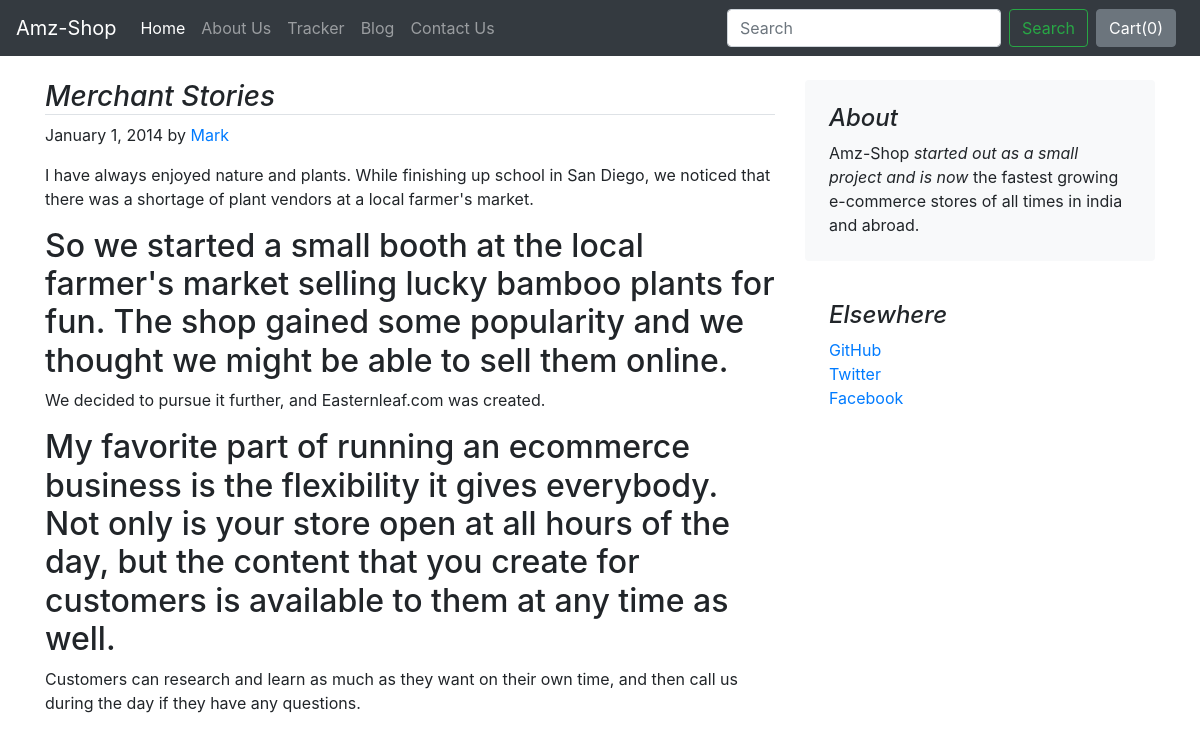
The page /blog/blogpost/1 on the database its author committed.
### blog/models.py (models this page shows)
class Blogpost(models.Model):
    post_id = models.AutoField(primary_key=True)
    title = models.CharField(max_length=50)
    head0 = models.CharField(max_length=500, default="")
    chead0 = models.CharField(max_length=5000, default="")
    head1 = models.CharField(max_length=500, default="")
    chead1 = models.CharField(max_length=5000, default="")
    head2 = models.CharField(max_length=500, default="")
    chead2 = models.CharField(max_length=5000, default="")
    pub_date = models.DateField()
    thumbnail = models.ImageField(upload_to='shop/images', default="")
    def __str__(self):
        return self.title

### blog/views.py (the view)
# urls.py: path("blogpost/<int:id>", views.blogpost, name="blogHome")
def blogpost(request, id):
    post = Blogpost.objects.filter(post_id=id)[0]
    print(post)
    return render(request, 'blog/blogpost.html',
                  {'post': post})

### blog/templates/blog/blogpost.html (shortened to what this page needs)
{% extends 'blog/basic.html' %}
{% block body %}
<div class="container">
    <div class="row mt-4">
        <div class="col-md-8 blog-main">
            <h3 class="font-italic border-bottom">
                {{post.title}}
            </h3>
            <div class="blog-post">
                <p class="blog-post-meta">January 1, 2014 by <a href="#">Mark</a></p>
                <p>{{post.chead0}}</p>
                <h2>{{post.head1}}</h2>
                <p>{{post.chead1}}</p>
                <h2>{{post.head2}}</h2>
                <p>{{post.chead2}}</p>
            </div>
        </div>
        <aside class="col-md-4 blog-sidebar">
            <div class="p-4 mb-3 bg-light rounded">
                <h4 class="font-italic">About</h4>
                <p class="mb-0">Amz-Shop <em>started out as a small project and is now</em> the fastest growing e-commerce stores of all times in india and abroad.</p>
            </div>
            <div class="p-4">
                <h4 class="font-italic">Elsewhere</h4>
                <ol class="list-unstyled">
                    <li><a href="https://github.com/harshid9125">GitHub</a></li>
                    <li><a href="https://twitter.com/HarshidKeraliya">Twitter</a></li>
                    <li><a href="https://www.facebook.com/harshid.keraliya.54/">Facebook</a></li>
                </ol>
            </div>
        </aside>
    </div>
</div>
{% endblock %}

### rows shown on the page
Blogpost: title "Merchant Stories", chead0 "I have always enjoyed nature and plants. While finishing up school in San Diego, we noticed that there was a shortage of plant vendors at a local farmer's market.", head1 "So we started a small booth at the local farmer's market selling lucky bamboo plants for fun. The shop gained some popularity and we thought we might be able to sell them online.", chead1 "We decided to pursue it further, and Easternleaf.com was created.", head2 "My favorite part of running an ecommerce business is the flexibility it gives everybody. Not only is your store open at all hours of the day, but the content that you create for customers is available to them at any time as well.", chead2 "Customers can research and learn as much as they want on their own time, and then call us during the day if they have any questions."
